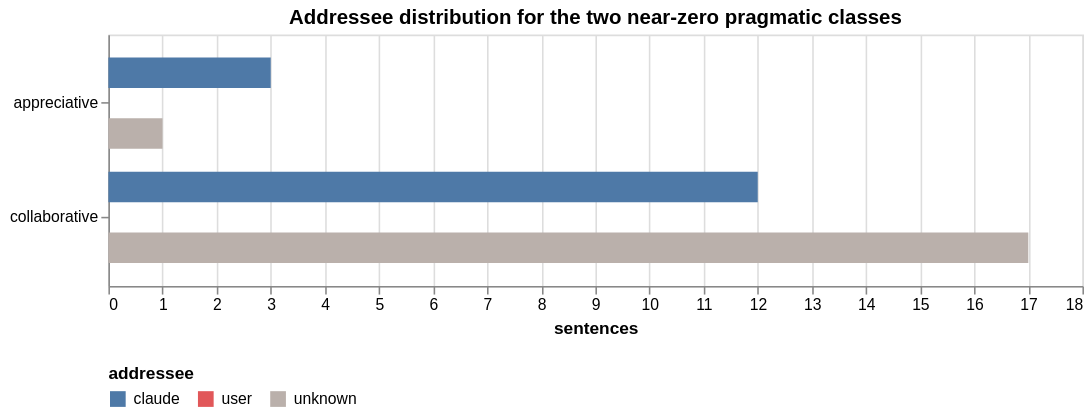

This figure's notebook cell:
### Markdown cell above
### Addressee distribution for `appreciative` and `collaborative` (Opinion-round addition A)

The headline finding "4 appreciative sentences in 287 files" obscures *who is addressed* by those sentences. The Opinion-round A addition tags each appreciative/collaborative sentence with an `addressee` label — `claude` (author addressing the model — welfare-positive), `user` (instruction-to-output — welfare-neutral scaffolding), or `unknown` (neither pattern matched).

The numbers below split the 4 appreciative + 29 collaborative sentences along this axis. The welfare-relevant cell is `appreciative_addressee_claude_count` — sentences in which the prompt author thanks Claude. Spoiler from running this against the corpus: that count is small but non-zero, and inspecting the actual sentences (via `sentences_classified.parquet`) shows most are oblique mentions rather than genuine speech-acts.

### Code cell
"""Addressee breakdown for appreciative + collaborative classes (Opinion-round A)."""

addr_rows = []
for cls in ("appreciative", "collaborative"):
    block = corpus_block["metrics"]["sentence_register"]
    for who in ("claude", "user", "unknown"):
        addr_rows.append({
            "class":     cls,
            "addressee": who,
            "count":     block[f"{cls}_addressee_{who}_count"],
        })
addr_df = pd.DataFrame(addr_rows)

print("Corpus-wide addressee distribution:")
print(addr_df.pivot(index="class", columns="addressee", values="count")
            [["claude", "user", "unknown"]].to_string())

addr_chart = (
    alt.Chart(addr_df)
    .mark_bar()
    .encode(
        y=alt.Y("class:N", sort=["appreciative", "collaborative"], title=None),
        x=alt.X("count:Q", title="sentences"),
        color=alt.Color("addressee:N",
                         scale=alt.Scale(
                             domain=["claude", "user", "unknown"],
                             range=["#4e79a7", "#e15759", "#bab0ab"]),
                         legend=alt.Legend(title="addressee", orient="bottom")),
        yOffset="addressee:N",
        tooltip=[alt.Tooltip("class:N"),
                 alt.Tooltip("addressee:N"),
                 alt.Tooltip("count:Q", format=",")],
    )
    .properties(width=620, height=160,
                title="Addressee distribution for the two near-zero pragmatic classes")
)

# Forensic-evidence cell — load the parquet and surface the actual appreciative sentences.
import pathlib
parquet_path = pathlib.Path("sentences_classified.parquet")
if parquet_path.exists():
    sentences_df = pd.read_parquet(parquet_path)
    APPR_KEYWORDS = ["thank you", "thanks", "appreciate", "great job",
                      "well done", "kudos", "much appreciated"]
    pat = "|".join(APPR_KEYWORDS)
    appr_sample = sentences_df[
        sentences_df["text"].str.lower().str.contains(pat, regex=True, na=False)
    ][["file_path", "text", "addressee"]].head(10)
    print("\nForensic inspection — sentences containing appreciative keywords:")
    print(appr_sample.to_string(index=False, max_colwidth=80))

addr_chart

### Figure 1 — Vega-Lite specification as saved in the notebook (floating-point values rounded to 4 significant figures)
{"config": {"view": {"continuousWidth": 300, "continuousHeight": 300}}, "data": {"name": "data-3af5e6faf67138e57b7184360269d486"}, "mark": {"type": "bar"}, "encoding": {"color": {"field": "addressee", "legend": {"orient": "bottom", "title": "addressee"}, "scale": {"domain": ["claude", "user", "unknown"], "range": ["#4e79a7", "#e15759", "#bab0ab"]}, "type": "nominal"}, "tooltip": [{"field": "class", "type": "nominal"}, {"field": "addressee", "type": "nominal"}, {"field": "count", "format": ",", "type": "quantitative"}], "x": {"field": "count", "title": "sentences", "type": "quantitative"}, "y": {"field": "class", "sort": ["appreciative", "collaborative"], "title": null, "type": "nominal"}, "yOffset": {"field": "addressee", "type": "nominal"}}, "height": 160, "title": "Addressee distribution for the two near-zero pragmatic classes", "width": 620, "$schema": "https://vega.github.io/schema/vega-lite/v6.4.1.json", "datasets": {"data-3af5e6faf67138e57b7184360269d486": [{"class": "appreciative", "addressee": "claude", "count": 3}, {"class": "appreciative", "addressee": "user", "count": 0}, {"class": "appreciative", "addressee": "unknown", "count": 1}, {"class": "collaborative", "addressee": "claude", "count": 12}, {"class": "collaborative", "addressee": "user", "count": 0}, {"class": "collaborative", "addressee": "unknown", "count": 17}]}}
